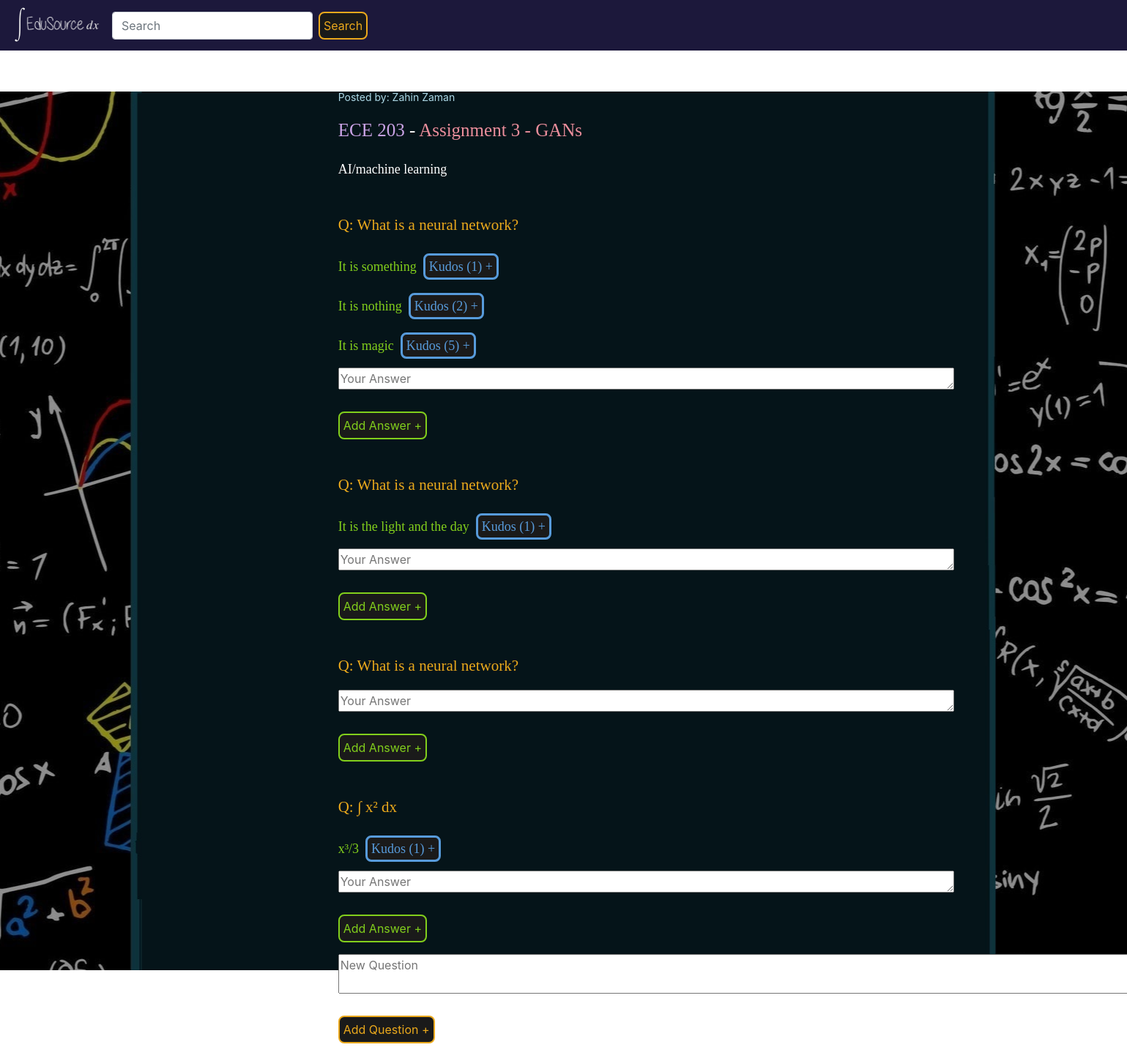
The app's page /pset1/ with its own data.
### app.py (models this page shows, shortened)
class User(db.Model):
    id = db.Column("id", db.Integer, primary_key = True)
    fname = db.Column(db.String(150))
    lname = db.Column(db.String(150))
    email = db.Column(db.String(150))
    pword = db.Column(db.String(150))
    uni = db.Column(db.String(150))
    psets = db.relationship("Pset", backref = "user")

class Pset(db.Model):
    id = db.Column(db.Integer, primary_key = True)
    userid = db.Column(db.Integer, db.ForeignKey("user.id"))
    name = db.Column(db.String(150))
    course = db.Column(db.String(150))
    desc = db.Column(db.String(5000))
    questions = db.relationship("Question", backref = "question")

class Question(db.Model):
    id = db.Column(db.Integer, primary_key = True)
    psetid = db.Column(db.Integer, db.ForeignKey("pset.id"))
    description = db.Column(db.String(5000))
    notes = db.Column(db.String(5000))
    answers = db.relationship("Answer", backref = "answer")

class Answer(db.Model):
    id = db.Column(db.Integer, primary_key = True)
    questionid = db.Column(db.Integer, db.ForeignKey("question.id"))
    ans = db.Column(db.String(150))
    kudos = db.Column(db.Integer)

### app.py (the view, shortened to what this page needs)
@app.route("/pset<pset_id>/", methods = ["GET", "POST"])
def pset(pset_id):
    foundPset = Pset.query.filter_by(id = pset_id).first()
    foundUser = User.query.filter_by(id = foundPset.userid).first()
    return render_template("pset.html", userfname = foundUser.fname, userlname = foundUser.lname, name = foundPset.name, course = foundPset.course, desc = foundPset.desc, questions = foundPset.questions)

### templates/pset.html (shortened to what this page needs)
{% extends "base.html" %}
{% block content %}
<div style="width: 40%; margin: 0 auto;">
    <p style="color: lightblue; font-size: 14px; padding-top: 25px;">
        Posted by: {{userfname}} {{userlname}}
    </p>
    <p style="color: white; font-family: 'Ink Free'; font-size: 25px; padding-top: 0px;">
        <span style = "color: rgb(204, 164, 231);">{{course}}</span> -
        <span style = "color: rgb(236, 142, 156);">{{name}}</span>
    </p>
    <p style="color: white; font-family: 'Ink Free'; font-size: 18px; padding-top: 5px;">
        {{desc}}
    </p>
    {% for q in questions %}
    <p>
        <span style = "color: rgb(235, 169, 28); font-family: Georgia; font-size: 21px; padding-top: 0px;">
            <br>Q: {{q.description}}<br>
        </span>
        {% for ans in q.answers %}
        <span style = "color: rgb(130, 207, 28); font-family: 'Ink Free'; font-size: 18px; padding-top: 0px;">
            <br>{{ans.ans}}&nbsp;&nbsp;<a class = "mybutton3" href = "answer{{ans.id}}/">Kudos ({{ans.kudos}}) +</a><br>
        </span>
        {% endfor %}
        <form action="question{{q.id}}/" method="post">
            <textarea id="an" name="an" rows="1" cols="80" style="font-size: 16px; white-space: nowrap" placeholder="Your Answer"></textarea><br><br>
            <button class = "mybutton2" type="submit">Add Answer +</button>
        </form>
    </p>
    {% endfor %}
    <form action="#" method="post">
        <textarea id="ds" name="ds" rows="2" cols="112" style="font-size: 16px; white-space: nowrap" placeholder="New Question"></textarea><br><br>
        <button class = "mybutton" type="submit">Add Question +</button><br><br>
    </form>
</div>
{% endblock %}

### templates/base.html (shortened to what this page needs)
<!DOCTYPE html>
<html>
    <head>
        <link rel="stylesheet" href="https://stackpath.bootstrapcdn.com/bootstrap/4.5.2/css/bootstrap.min.css">
        <link rel = "stylesheet" type = "text/css" href = "{{url_for('static', filename = 'styles_base.css')}}">
    </head>
    <body style = "background-image: url({{ url_for('static', filename='wallpaper.jpg') }}); background-repeat: no-repeat; background-attachment: fixed; background-position: center;">
        <nav class="navbar navbar-expand-lg navbar-dark" style="background-color: rgb(28, 24, 59);">
            <a href = "/"><image src = "{{ url_for('static', filename='logo_light.png')}}" alt = "lightlogo" width = 137 height = 53></a>
            <div class="collapse navbar-collapse" id="navbarSupportedContent">
              <ul class="navbar-nav mr-auto">
              <form class="form-inline my-2 my-lg-0">
                <input class="form-control mr-sm-2" type="search" placeholder="Search" aria-label="Search">
                <button class="mybutton" type="submit">Search</button>
              </form>
            </div>
          </nav>
        <h1 style="padding-top: 20px; padding-left: 20px;">{% block header %}{% endblock %}</h1>
        {% block content %}
        {% endblock %}
    </body>
</html>

### static/styles_base.css (style rules this page uses)
.mybutton { text-decoration: none !important; padding: 5px; color: rgb(235, 169, 28); background-color: rgb(26, 26, 26); border-style: solid; border-color: rgb(235, 169, 28); border-radius: 8px; transition: 0.3s; }
.mybutton2 { text-decoration: none !important; padding: 5px; color: rgb(130, 207, 28); background-color: rgb(26, 26, 26); border-style: solid; border-color: rgb(130, 207, 28); border-radius: 8px; transition: 0.3s; }
.mybutton3 { text-decoration: none !important; padding: 5px; color: rgb(87, 155, 219); background-color: rgb(26, 26, 26); border-style: solid; border-color: rgb(87, 155, 219); border-radius: 8px; transition: 0.3s; }

### records on screen
User: fname "Zahin", lname "Zaman"
Pset: course "ECE 203", name "Assignment 3 - GANs", desc "AI/machine learning"
Question: description "What is a neural network?"
Answer: ans "It is something", kudos "1"
Answer: ans "It is nothing", kudos "2"
Answer: ans "It is magic", kudos "5"
Question: description "What is a neural network?"
Answer: ans "It is the light and the day", kudos "1"
Question: description "What is a neural network?"
Question: description "∫ x² dx"
Answer: ans "x³/3", kudos "1"
